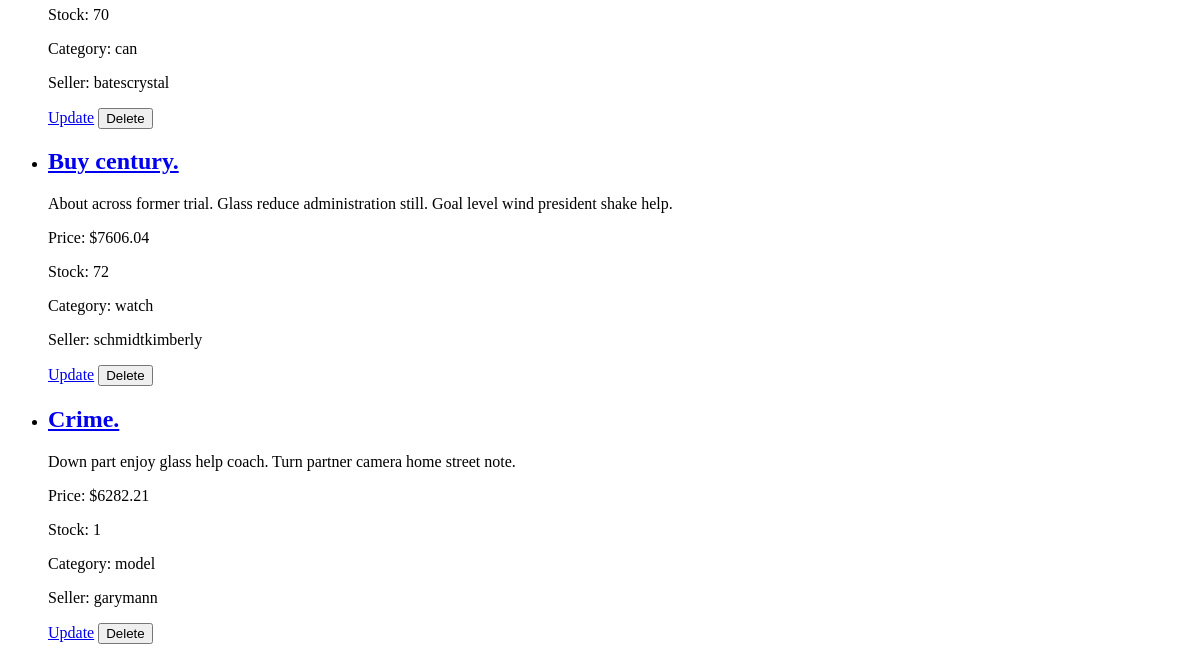
Before: /products/ (lower part) with the older database file.
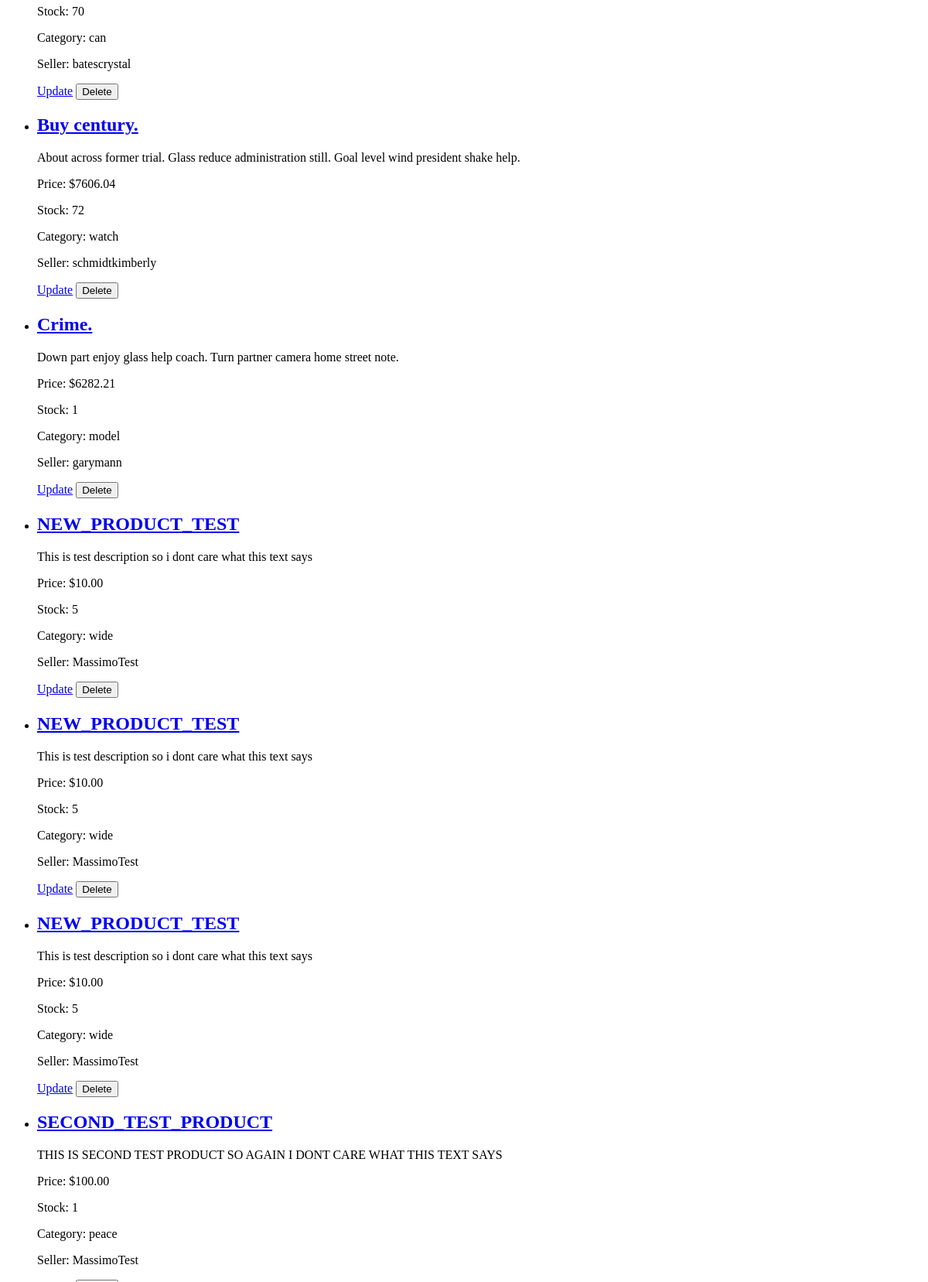
After: the same page with the newer database file.
### main/models.py (models this page shows, shortened)
class Product(models.Model):
    seller = models.ForeignKey(User, on_delete=models.CASCADE, related_name='products')
    title = models.CharField(max_length=100)
    description = models.TextField()
    price = models.DecimalField(max_digits=10, decimal_places=2)
    stock = models.PositiveIntegerField()
    image = models.ImageField(upload_to='product_images/')
    category = models.ForeignKey('Category', on_delete=models.SET_NULL, null=True, blank=True)
    created_at = models.DateTimeField(auto_now_add=True)
    def get_absolute_url(self):
        return reverse("main:product_detail", kwargs={"pk": self.pk})

class Category(models.Model):
    name = models.CharField(max_length=100, unique=True)
    description = models.TextField(blank=True)

class User(AbstractUser):
    is_seller = models.BooleanField(default=False)
    is_buyer = models.BooleanField(default=True)

### main/views.py (the view)
# urls.py: path("products/", ProductListView.as_view(), name="product_list"),
class ProductListView(ListView):
    model = Product
    template_name = "products/product_list.html"
    context_object_name = "products"
    paginate_by = 100
    def get_queryset(self):
        queryset = Product.objects.all()
        category = self.request.GET.get("category")
        if category:
            queryset = queryset.filter(category__name__iexact=category)
        seller = self.request.GET.get("seller")
        if seller:
            queryset = queryset.filter(seller__name__icontains=seller)
        min_price = self.request.GET.get("min_price")
        if min_price:
            queryset = queryset.filter(price__gte=min_price)
        max_price = self.request.GET.get("max_price")
        if max_price:
            queryset = queryset.filter(price__lte=max_price)
        return queryset
    def get_context_data(self, **kwargs):
        context = super().get_context_data(**kwargs)
        context["categories"] = Category.objects.all()
        return context

### main/templates/products/product_list.html (shortened to what this page needs)
{% extends "index.html" %}
{% block content %}
<ul>
    {% for product in products %}
    <li>
        <h2><a href="{{ product.get_absolute_url }}">{{ product.title }}</a></h2>
        <p>{{ product.description }}</p>
        <p>Price: ${{ product.price }}</p>
        <p>Stock: {{ product.stock }}</p>
        <p>Category: {{ product.category.name }}</p>
        <p>Seller: {{ product.seller.username }}</p>
        <div class="action-buttons">
            <a href="{% url 'main:update_product' product.id %}" class="btn btn-warning">Update</a>
            <form method="post" action="{% url 'main:delete_product' product.id %}" style="display: inline;">
                <button type="submit" class="btn btn-danger" onclick="return confirm('Are you sure you want to delete this product?');">Delete</button>
            </form>
        </div>
    </li>
    {% endfor %}
</ul>
{% endblock %}

### main/templates/index.html (shortened to what this page needs)
<!DOCTYPE html>
<html lang="en">
  <head>
  </head>
  <body>
    <main>{% block content %}{% endblock %}</main>
  </body>
</html>

Changed rows visible on the page:
added Product: title "NEW_PRODUCT_TEST", description "This is test description so i dont care what this text says", price "10.00", stock "5", category.name "wide", seller.username "MassimoTest"
added Product: title "NEW_PRODUCT_TEST", description "This is test description so i dont care what this text says", price "10.00", stock "5", category.name "wide", seller.username "MassimoTest"
added Product: title "NEW_PRODUCT_TEST", description "This is test description so i dont care what this text says", price "10.00", stock "5", category.name "wide", seller.username "MassimoTest"
added Product: title "SECOND_TEST_PRODUCT", description "THIS IS SECOND TEST PRODUCT SO AGAIN I DONT CARE WHAT THIS TEXT SAYS", price "100.00", stock "1", category.name "peace", seller.username "MassimoTest"
